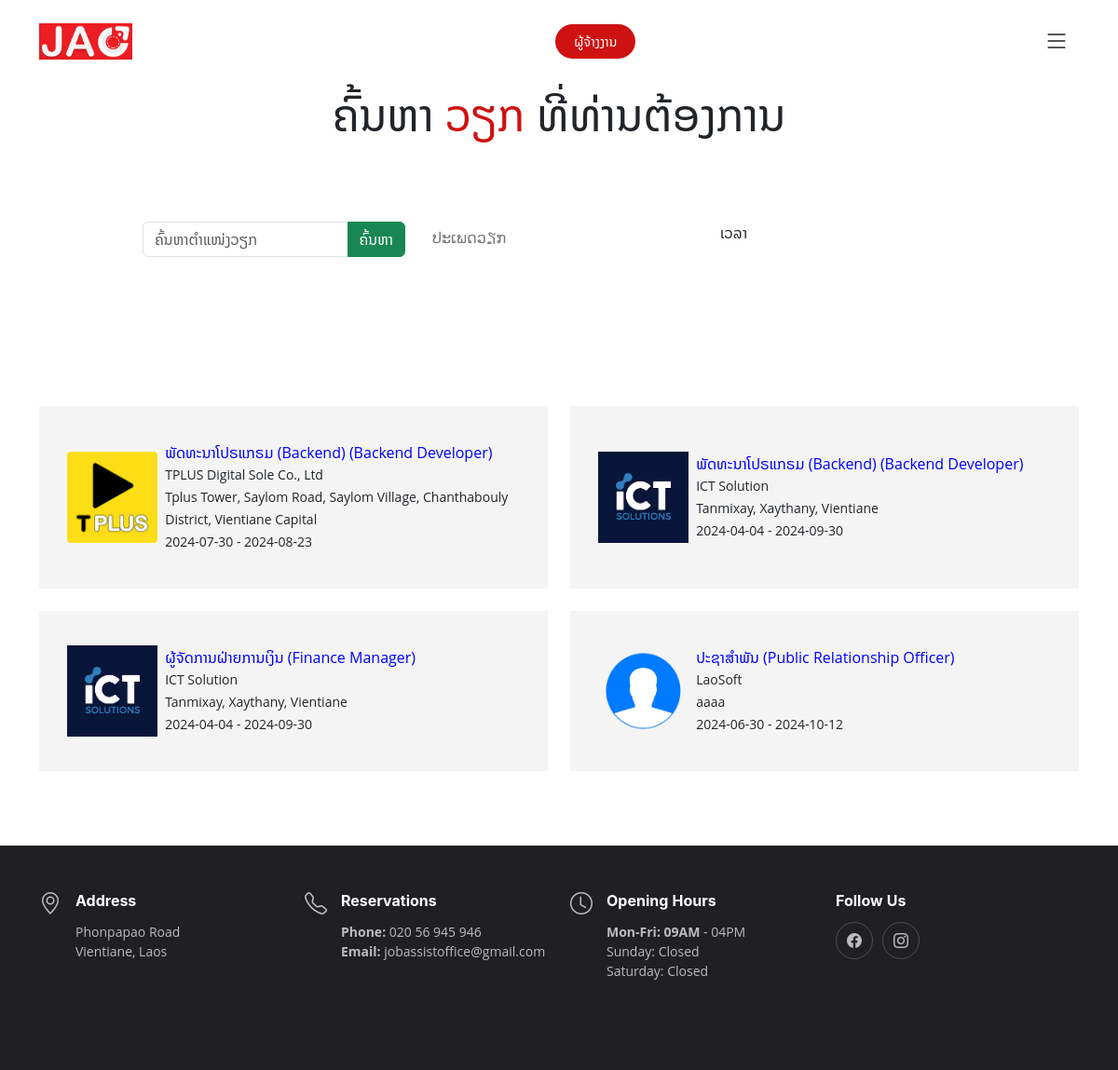
Page /register/search.php (signed in) on the committed database.
### tables this page shows
CREATE TABLE `employ` (
  `id` int(11) NOT NULL,
  `companyId` int(11) DEFAULT NULL,
  `name` varchar(100) NOT NULL,
  `jobPositionId` int(11) DEFAULT NULL,
  `languageId` int(11) NOT NULL,
  `experienceId` int(11) NOT NULL,
  `salaryId` int(11) NOT NULL,
  `description` longtext NOT NULL,
  `address` varchar(255) NOT NULL,
  `status` enum('open','close') NOT NULL,
  `createdBy` int(11) DEFAULT NULL,
  `updatedBy` int(11) DEFAULT NULL,
  `createdAt` datetime NOT NULL,
  `updatedAt` datetime NOT NULL,
  `isDelete` tinyint(1) NOT NULL DEFAULT 0,
  `strDate` date DEFAULT NULL,
  `endDate` date DEFAULT NULL,
  `timeId` int(11) DEFAULT NULL
);

### register/search.php (the view, shortened to what this page needs)
<?php
include_once("../config.php");
?>
<!DOCTYPE html>
<html lang="en">
<head>
    <link rel="stylesheet" href="https://cdn.jsdelivr.net/npm/bootstrap@5.1.3/dist/css/bootstrap.min.css" />
    <link rel="stylesheet" href="https://cdn.jsdelivr.net/npm/select2@4.1.0-rc.0/dist/css/select2.min.css" />
    <link rel="stylesheet"
        href="https://cdn.jsdelivr.net/npm/select2-bootstrap-5-theme@1.3.0/dist/select2-bootstrap-5-theme.min.css" />
    <link rel="stylesheet"
        href="https://cdn.jsdelivr.net/npm/select2-bootstrap-5-theme@1.3.0/dist/select2-bootstrap-5-theme.rtl.min.css" />
    <link href="assets/vendor/bootstrap/css/bootstrap.min.css" rel="stylesheet">
    <link href="assets/vendor/bootstrap-icons/bootstrap-icons.css" rel="stylesheet">
    <link href="assets/vendor/aos/aos.css" rel="stylesheet">
    <link href="assets/vendor/glightbox/css/glightbox.min.css" rel="stylesheet">
    <link href="assets/vendor/swiper/swiper-bundle.min.css" rel="stylesheet">
    <link href="assets/css/main.css" rel="stylesheet">
</head>
<body>
    <header id="header" class="header fixed-top d-flex align-items-center">
        <div class="container d-flex align-items-center justify-content-between">
            <a href="index.php" class="logo d-flex align-items-center me-auto me-lg-0">
                <img src="assets/img/logo_jobjao.png" alt="">
            </a>
            <?php
            if ($_SESSION['role'] <> "employee") {
                ?>
                <a type="button" class="btn-employ-add" data-bs-toggle="modal" data-bs-target="#myModal">
                    ຜູ້ຈ້າງງານ
                </a>
                <?php
            } ?>
            <i class="mobile-nav-toggle mobile-nav-show bi bi-list"></i>
        </div>
    </header>
    <main id="main" class="pt-2">
        <section id="events" class="events">
            <div class="container-fluid" data-aos="fade-up">
                <div class="section-header">
                    <p class="pb-5">ຄົ້ນຫາ <span>ວຽກ</span> ທີ່ທ່ານຕ້ອງການ</p>
                </div>
                <div class="row justify-content-center">
                    <div class="col-lg-3 col-md-6">
                        <div class="input-group">
                            <input type="text" id="txtSearch" class="form-control" placeholder="ຄົ້ນຫາຕຳແໜ່ງວຽກ"
                                onkeyup="searchInput();">
                            <button class="btn btn-success" id="txtSearch" onclick="searchInput();">ຄົ້ນຫາ</button>
                        </div>
                    </div>
                    <div class="col-lg-3 col-md-6">
                    </div>
                    <div class="col-lg-3 col-md-6">
                    </div>
                </div>
            </div>
        </section>
        <section id="contact" class="contact ">
            <div class="container" data-aos="fade-up">
                <div class="row gy-4">
                    <?php
                    $i = 0;
                    $fetchHeader = "SELECT * FROM v_employ WHERE status ='open' GROUP BY name ";
                    if ($result = $mysqli->query($fetchHeader)) {
                        while ($row = $result->fetch_assoc()) {
                            $comName = $row['companyName'];
                            $comId = $row['companyId'];
                            $comLogo = $row['companyLogo'];
                            $name = $row['jobPositionLao'] . ' (' . $row['jobPositionEn'] . ')';
                            $address = $row['address'];
                            $strDate = $row['strDate'];
                            $endDate = $row['endDate'];
                            ?>
                                                                <?php
                                                                $employList = "SELECT * FROM v_employ WHERE companyId = '$comId' AND status='open' group by id asc";
                                                                if ($result3 = $mysqli->query($employList)) {
                                                                    while ($row1 = $result3->fetch_assoc()) {
                                                                        $strDate = $row1['strDate'];
                                                                        $endDate = $row1['endDate'];
                                                                        ?>
                                                                        <?php
                                                                    }
                                                                } ?>
                            <div class="col-md-6" data-bs-toggle="modal" href="#myModalInfo<?= $i ?>">
                                <div class="info-item  d-flex align-items-center">
                                    <img src="../dist/img/company/<?= $comLogo ?>" width="20%" />
                                    <div class="p-2">
                                        <a style="color: blue;cursor:pointer"><?= $name ?></a>
                                        <p><?= $comName ?></p>
                                        <p><?= $address ?></p>
                                        <p><?= $strDate ?> - <?= $endDate ?></p>
                                    </div>
                                </div>
                            </div>
                            <?php $i++;
                        }
                    }
                    ?>
                </div>
            </div>
        </section>
    </main>
    <footer id="footer" class="footer">
        <div class="container">
            <div class="row gy-3">
                <div class="col-lg-3 col-md-6 d-flex">
                    <i class="bi bi-geo-alt icon"></i>
                    <div>
                        <h4>Address</h4>
                        <p>
                            Phonpapao Road <br>
                            Vientiane, Laos<br>
                        </p>
                    </div>
                </div>
                <div class="col-lg-3 col-md-6 footer-links d-flex">
                    <i class="bi bi-telephone icon"></i>
                    <div>
                        <h4>Reservations</h4>
                        <p>
                            <strong>Phone:</strong> 020 56 945 946<br>
                            <strong>Email:</strong> jobassistoffice@gmail.com<br>
                        </p>
                    </div>
                </div>
                <div class="col-lg-3 col-md-6 footer-links d-flex">
                    <i class="bi bi-clock icon"></i>
                    <div>
                        <h4>Opening Hours</h4>
                        <p>
                            <strong>Mon-Fri: 09AM</strong> - 04PM<br>
                            Sunday: Closed<br>
                            Saturday: Closed
                        </p>
                    </div>
                </div>
                <div class="col-lg-3 col-md-6 footer-links">
                    <h4>Follow Us</h4>
                    <div class="social-links d-flex">
                        <a href="#" class="facebook"><i class="bi bi-facebook"></i></a>
                        <a href="#" class="instagram"><i class="bi bi-instagram"></i></a>
                    </div>
                </div>
            </div>
        </div>
    </footer>
</body>
</html>

### register/assets/css/main.css (style rules this page uses)
:root { --font-default: "Noto Sans Lao","Open Sans", system-ui, -apple-system, "Segoe UI", Roboto, "Helvetica Neue", Arial, "Noto Sans", "Liberation Sans", sans-serif, "Apple Color Emoji", "Segoe UI Emoji", "Segoe UI Symbol", "Noto Color Emoji"; --font-primary: "Noto Sans Lao","Amatic SC", sans-serif; --font-secondary: "Noto Sans Lao","Inter", sans-serif; }
:root { --color-default: #212529; --color-primary: #ce1212; --color-secondary: #37373f; }
:root { scroll-behavior: smooth; }
body { font-family: var(--font-default); color: var(--color-default); }
a { color: var(--color-primary); text-decoration: none; }
h1, h2, h3, h4, h5, h6 { font-family: var(--font-secondary); }
section { overflow: hidden; padding: 80px 0; scroll-margin-top: 90px; overflow: clip; }
.section-header { text-align: center; padding-bottom: 30px; }
.section-header p { margin: 0; font-size: 48px; font-weight: 400; font-family: var(--font-primary); }
.section-header p span { color: var(--color-primary); }
.header { background: #fff; transition: all 0.5s; z-index: 997; height: 90px; border-bottom: 1px solid #fff; }
.header .logo img { max-height: 40px; margin-right: 6px; }
.header .btn-employ-add, .header .btn-employ-add:focus { font-size: 14px; color: #fff; background: var(--color-primary); padding: 8px 20px; margin-left: 30px; border-radius: 50px; transition: 0.3s; }
@media (max-width: 1279px) { .mobile-nav-show { color: var(--color-secondary); font-size: 28px; cursor: pointer; line-height: 0; transition: 0.5s; z-index: 9999; margin: 0 10px 0 20px; } }
.events .container-fluid { padding: 0; }
.contact .info-item { background: #f4f4f4; padding: 30px; height: 100%; }
.contact .info-item p { padding: 0; margin: 0; line-height: 24px; font-size: 14px; }
.footer { font-size: 14px; background-color: #1f1f24; padding: 50px 0; color: rgba(255, 255, 255, 0.7); }
.footer .icon { margin-right: 15px; font-size: 24px; line-height: 0; }
.footer h4 { font-size: 16px; font-weight: bold; position: relative; padding-bottom: 5px; color: #fff; }
.footer .footer-links { margin-bottom: 30px; }
.footer .social-links a { display: flex; align-items: center; justify-content: center; width: 40px; height: 40px; border-radius: 50%; border: 1px solid rgba(255, 255, 255, 0.2); font-size: 16px; color: rgba(255, 255, 255, 0.7); margin-right: 10px; transition: 0.3s; }

### rows in the picture
employ: shows a picture, name "ພັດທະນາໂປຣແກຣມ (Backend) (Backend Developer)", comName "TPLUS Digital Sole Co., Ltd", address "Tplus Tower, Saylom Road, Saylom Village, Chanthabouly District, Vientiane Capital", strDate "2024-07-30", endDate "2024-08-23"
employ: name "ພັດທະນາໂປຣແກຣມ (Backend) (Backend Developer)", comName "ICT Solution", address "Tanmixay, Xaythany, Vientiane", strDate "2024-04-04", endDate "2024-09-30"
employ: name "ຜູ້ຈັດການຝ່າຍການເງິນ (Finance Manager)", comName "ICT Solution", address "Tanmixay, Xaythany, Vientiane", employ.strDate "2024-04-04", employ.endDate "2024-09-30"
employ: shows a picture, name "ປະຊາສຳພັນ (Public Relationship Officer)", comName "LaoSoft", address "aaaa", employ.strDate "2024-06-30", employ.endDate "2024-10-12"
